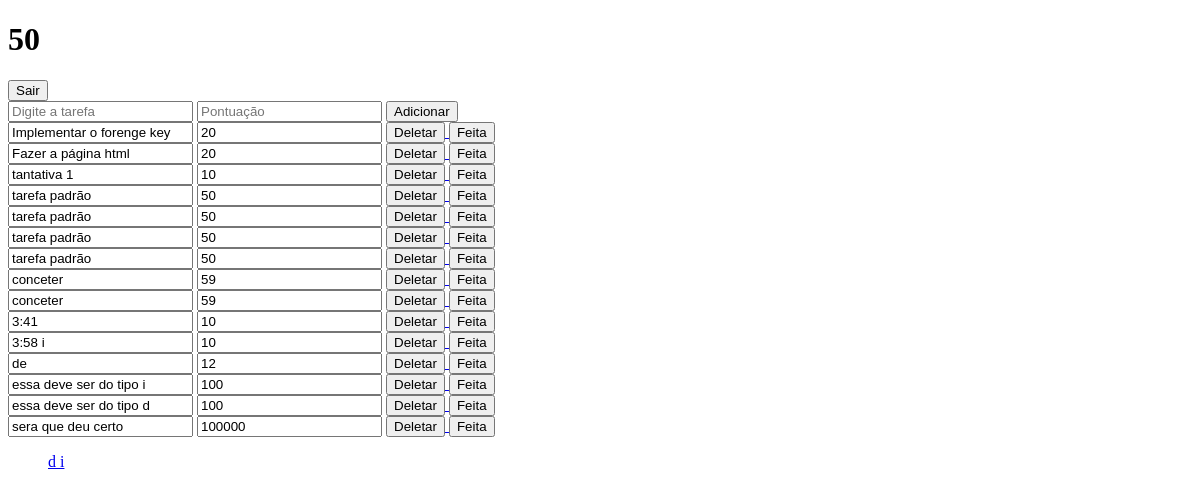
The app's page / (signed in), older data.
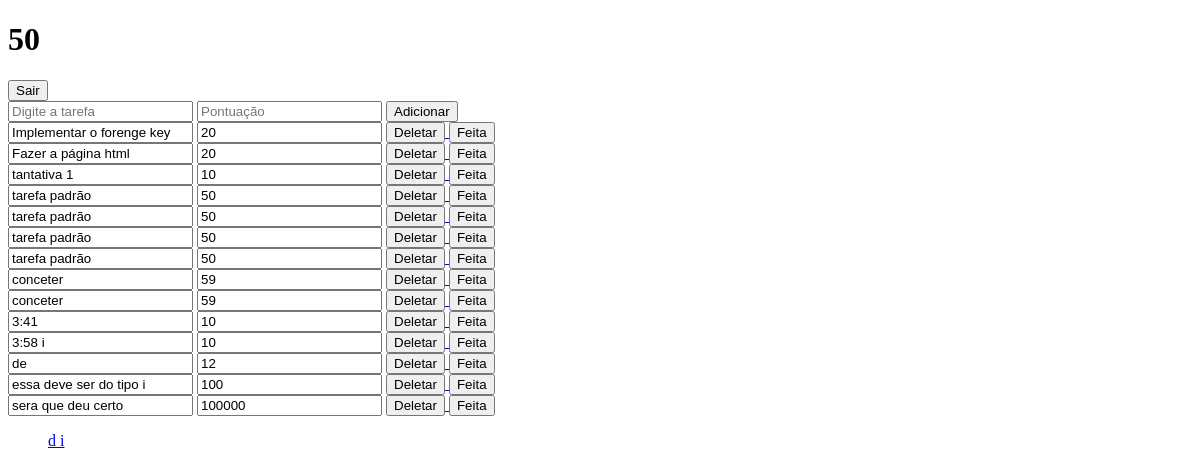
The same page, newer data.
### points_of_change_2/models.py (models this page shows, shortened)
class Tarefa(models.Model):
    author = models.ForeignKey("auth.User", on_delete=models.CASCADE,  default=1)
    tarefa = models.TextField(verbose_name='Descrição da tarefa')
    pontos = models.PositiveIntegerField(verbose_name='Pontuação')
    estado = models.BooleanField(
        default=False,
        verbose_name='Estado'
    )
    tipo = models.CharField(max_length=20, default="i")
    data = models.DateTimeField(auto_now_add=True)

### points_of_change_2/views.py (the view)
# urls.py: path('', views.index, name='index'),
@login_required
def index(request):
    all_notes = Tarefa.objects.filter(author=request.user.id).order_by("data")
    if request.method == 'POST':
        author = request.user
        tarefa = request.POST.get('tarefa')
        pontos = request.POST.get('pontos')
        task = Tarefa(tarefa = tarefa, pontos = pontos, author = author)
        task.save()
    lista = []
    pnts_tot =  0
    for tarefa in all_notes:
        if tarefa.estado == 1:
            pnts_tot += tarefa.pontos
        if tarefa.tipo not in lista:
            lista.append(tarefa.tipo)
    return render(request, 'paginas/index.html', {"tarefas": all_notes, 'pontos': pnts_tot, 'lista': lista})

### points_of_change_2/templates/paginas/index.html (shortened to what this page needs)
<!DOCTYPE html>
<html lang="pt-BR">
<head>
</head>
<body>
  <h1>{{pontos}}</h1>
    <form action="{% url 'logout' %}" method="post">
    <button type="submit">Sair</button>
    </form>
    <form method="post" action="/">
    <input type="text" id="taskInput" placeholder="Digite a tarefa" name="tarefa"/>
    <input type="number" id="scoreInput" placeholder="Pontuação" min="0" name="pontos"/>
    <button id="addButton">Adicionar</button>
    </form>
    {% for tarefa in tarefas %}
        <div>
        <input
          value="{{ tarefa.tarefa }}"
          required
        />
        <input
          value="{{ tarefa.pontos }}"
          required
        />
        <a href="anotacoes/{{tarefa.id}}/apagar">  <button> Deletar</button>  </a>
        <a href="anotacoes/{{tarefa.id}}/estado"> <button> Feita </button> </a>
        </div>
      {% endfor %}
      <ul>
      <form method="get" action="/">
      {% for tipo in lista%}
      <a href="tipo/{{tipo}}">  {{tipo}}  </a>
      {% endfor %}
      </form>
      </ul>
</body>
</html>

Row changes from the older to the newer data that the page shows:
removed Tarefa: tarefa "essa deve ser do tipo d", pontos "100"
